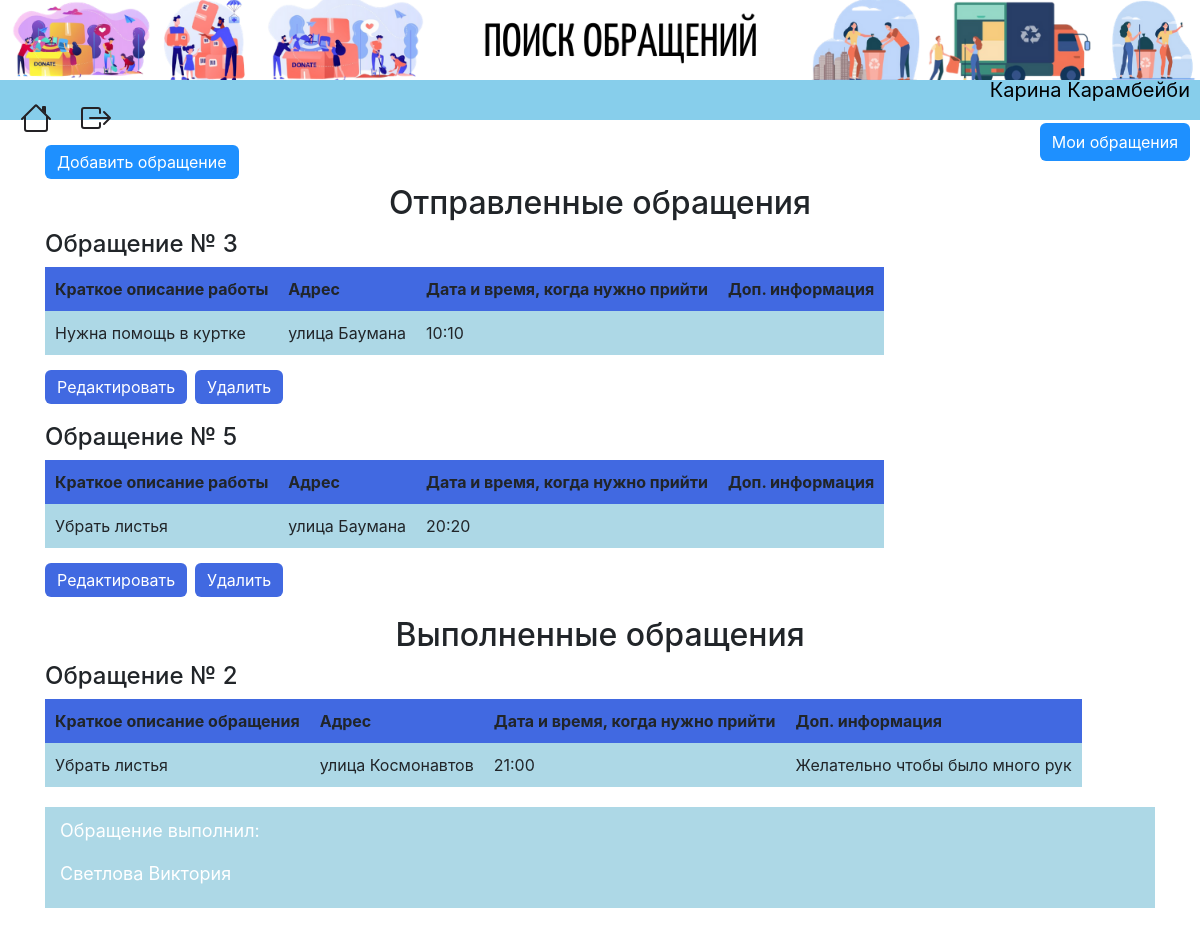
The app's page /myjobs (signed in) with its own data.
### data/users.py (models this page shows, shortened)
class User(SqlAlchemyBase, UserMixin):
    __tablename__ = 'users'
    id = sqlalchemy.Column(sqlalchemy.Integer, primary_key=True, autoincrement=True)
    surname = sqlalchemy.Column(sqlalchemy.String, nullable=True)
    name = sqlalchemy.Column(sqlalchemy.String, nullable=True)
    employment = sqlalchemy.Column(sqlalchemy.String, nullable=True)
    email = sqlalchemy.Column(sqlalchemy.String, index=True, unique=True, nullable=True)
    hashed_password = sqlalchemy.Column(sqlalchemy.String, nullable=True)
    info = sqlalchemy.Column(sqlalchemy.String, nullable=True)
    job = orm.relation("Jobs", back_populates='user')

### data/jobs.py (models this page shows)
class Jobs(SqlAlchemyBase):
    __tablename__ = 'jobs'
    id = sqlalchemy.Column(sqlalchemy.Integer,
                           primary_key=True, autoincrement=True)
    employer = sqlalchemy.Column(sqlalchemy.Integer, sqlalchemy.ForeignKey("users.id"))
    description = sqlalchemy.Column(sqlalchemy.String)
    address = sqlalchemy.Column(sqlalchemy.String)
    info = sqlalchemy.Column(sqlalchemy.String, nullable=True)
    date = sqlalchemy.Column(sqlalchemy.String)
    coords = sqlalchemy.Column(sqlalchemy.String)
    is_finished = sqlalchemy.Column(sqlalchemy.Boolean, default=False)
    employee = sqlalchemy.Column(sqlalchemy.Integer, default=0)
    user = orm.relation('User')

### data/jobs_api.py (the view)
@blueprint.route("/myjobs")
def myjobs():
    session = db_session.create_session()
    jobs = session.query(Jobs).filter(Jobs.employer == current_user.id, Jobs.is_finished == False).all()
    sp = session.query(User).all()
    users = {}
    for user in sp:
        users[user.id] = user
    jobs_done = session.query(Jobs).filter(Jobs.employer == current_user.id, Jobs.is_finished == True).all()
    return render_template("my_jobs.html", jobs=jobs, users=users, jobs_done=jobs_done)

### data/db_session.py (called while the page is built)
def create_session() -> Session:
    global __factory
    return __factory()

### main.py (called while the page is built)
def main():
    db_session.global_init("db/jobs.db")
    @login_manager.user_loader
    def load_user(user_id):
        session = db_session.create_session()
        return session.query(User).get(user_id)
    app.register_blueprint(jobs_api.blueprint)
    app.register_blueprint(user_api.blueprint)
    @app.errorhandler(404)
    def not_found(error):
        return make_response(jsonify({'error': 'Not found'}), 404)
    app.run()

### templates/my_jobs.html (shortened to what this page needs)
{% extends "base.html" %}
{% block content %}
{% if current_user.is_authenticated and current_user.employment == 'Заказчик' %}
<div class="add-job-btn"><a href="addjob">Добавить обращение</a></div>
<h2 align="center">Отправленные обращения</h2>
{% for item in jobs%}
<h4>Обращение № {{ item.id }}</h4>
<table class="myjobs-table">
    <tr>
        <th>Краткое описание работы</th>
        <th>Адрес</th>
        <th>Дата и время, когда нужно прийти</th>
        <th>Доп. информация</th>
    </tr>
    <tr>
        <td>{{ item.description }}</td>
        <td>{{ item.address }}</td>
        <td>{{ item.date }}</td>
        <td>{{ item.info }}</td>
    </tr>
</table>
<div class="edit-job-btn"><a href="/addjob/{{ item.id }}">Редактировать</a></div>
<div class="delete-job-btn"><a href="/job_delete/{{ item.id }}">Удалить</a></div>
{% endfor %}
<h2 align="center">Выполненные обращения</h2>
{% for item in jobs_done %}
<h4>Обращение № {{ item.id }}</h4>
<table class="myjobs-table">
    <tr>
        <th>Краткое описание обращения</th>
        <th>Адрес</th>
        <th>Дата и время, когда нужно прийти</th>
        <th>Доп. информация</th>
    </tr>
    <tr>
        <td>{{ item.description }}</td>
        <td>{{ item.address }}</td>
        <td>{{ item.date }}</td>
        <td>{{ item.info }}</td>
    </tr>
</table>
{% if item.employee != 0 %}
<div class="myjobs-employee">
    <p>Обращение выполнил:</p>
    <p>{{ users[item.employee].surname }} {{ users[item.employee].name}}</p>
</div>
{% endif %}
{% endfor %}
{% endif %}
{% endblock %}

### templates/base.html (shortened to what this page needs)
<!doctype html>
<html lang="en">
<head>
    <link rel="stylesheet" type="text/css" href="/static/css/style.css"/>
    <link rel="stylesheet"
          href="https://stackpath.bootstrapcdn.com/bootstrap/4.4.1/css/bootstrap.min.css"
>
</head>
<body>
<div class="menu">
    <img src="http://127.0.0.1:5000/static/img/Поиск%20обращений.png" alt="моя картинка" class="img-responsive">
    <nav class="navbar">
        <a class="home" href="/">
        </a>
        {% if current_user.is_authenticated %}
        <a class="exit" href="/logout">
        </a>
        {% if current_user.is_authenticated and current_user.employment == 'Заказчик' %}
        <div class="my_orders">
            <a href="/myjobs">Мои обращения</a>
        </div>
        {% endif %}
        {% else %}
        <p>
        <div class="register"><a href="/register">Регистрация</a></div>
        <div class="login"><a href="/login">Вход</a></div>
        </p>
        {% endif %}
        <p class="username">{{ current_user.surname }} {{ current_user.name }}</p>
    </nav>
</div>
<main role="main" class="container">
    {% block content %}{% endblock %}
</main>
</body>
</html>

### static/css/style.css (style rules this page uses)
.menu { background: #87CEEB; height: 120px; }
.home { position: absolute; left: 20px; margin-top: 60px; color: #242225; }
.exit { position: absolute; left: 80px; margin-top: 60px; color: #242225; }
.my_orders a { position: absolute; right: 10px; margin-top: 35px; background-color: #1E90FF; color: #fff; border-radius: 6px; padding: 7px 12px 7px 12px; }
.username { position: absolute; margin-top: 20px; font-size: 20px; right: 10px; color: #000000; }
.edit-job-btn a { background-color: #4169E1; border: none; color: #fff; border-radius: 6px; padding: 7px 12px 7px 12px; }
.delete-job-btn a { position: relative; left: 150px; top: -24px; background-color: #4169E1; border: none; color: #fff; border-radius: 6px; padding: 7px 12px 7px 12px; }
.myjobs-employee { font-size: 18px; background-color: #ADD8E6; color: #fff; padding: 10px 15px 5px 15px; margin-bottom: 20px; }
.myjobs-table tr th { background-color: #4169E1; padding: 10px; }
.myjobs-table tr td { background-color: #ADD8E6; padding: 10px; }
.myjobs-table { margin-bottom: 20px; }
.add-job-btn { margin: 30px 0 10px 0; }
.add-job-btn a { background-color: #1E90FF; border: none; color: #fff; border-radius: 6px; padding: 7px 12px 7px 12px; }
.img-responsive { max-width: 100%; height: auto; }

### records on screen
User: surname "Карина", name "Карамбейби"
Jobs: id "3", description "Нужна помощь в куртке", address "улица Баумана", date "10:10"
Jobs: id "5", description "Убрать листья", address "улица Баумана", date "20:20"
Jobs: id "2", description "Убрать листья", address "улица Космонавтов", date "21:00", info "Желательно чтобы было много рук", employee.surname "Светлова", employee.name "Виктория"
